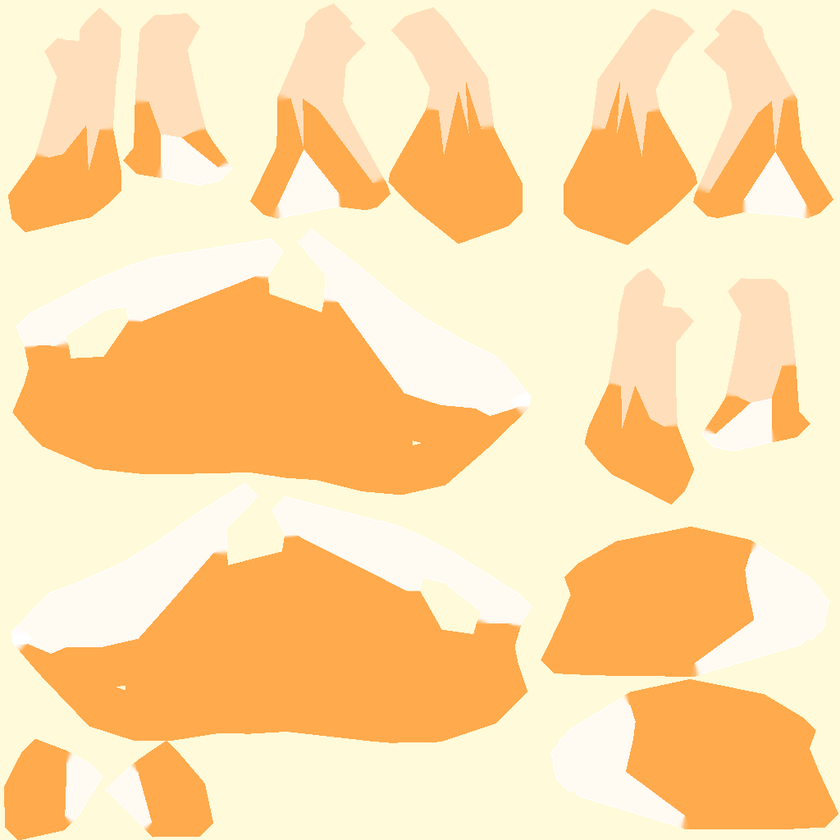
#> input picture assets/fox_tex.png, 840 x 840 px, shrunk from 1024 x 1024 before the run
$ python copy_assets.py ../assets out
#> lines starting #> are read from the running program, lines starting #| are printed output that depends on the picture
import os
import shutil
import sys

from PIL import Image


def convert_png_to_abgr(source_path, dest_path):
    with Image.open(source_path) as img:
        if img.mode != 'RGBA':
            img = img.convert('RGBA')

        r, g, b, a = img.split()
        converted = Image.merge('RGBA', (a, b, g, r))
        converted.save(dest_path, 'PNG')

def copy_assets(source_dir, dest_dir):
#> called with source_dir = '../assets', dest_dir = 'out'
    if not os.path.exists(source_dir):
        print(f"Error: Source directory '{source_dir}' does not exist")
        return 1

    if os.path.exists(dest_dir):
        shutil.rmtree(dest_dir)

    os.makedirs(dest_dir)

    for root, dirs, files in os.walk(source_dir):
        rel_path = os.path.relpath(root, source_dir)
        dest_root = os.path.join(dest_dir, rel_path)

        for dir_name in dirs:
            os.makedirs(os.path.join(dest_root, dir_name), exist_ok=True)

        for file_name in files:
            source_file = os.path.join(root, file_name)
            dest_file = os.path.join(dest_root, file_name)

            if file_name.lower().endswith('.png'):
                convert_png_to_abgr(source_file, dest_file)
#> in convert_png_to_abgr, img is the input picture: PIL image 840x840 RGBA; mean R, G, B, A 255, 205.3, 99.9, 142.2
#> in convert_png_to_abgr, `r, g, b, a = img.split()`: r: PIL image 840x840 L; every value is 255
#> in convert_png_to_abgr, `r, g, b, a = img.split()`:
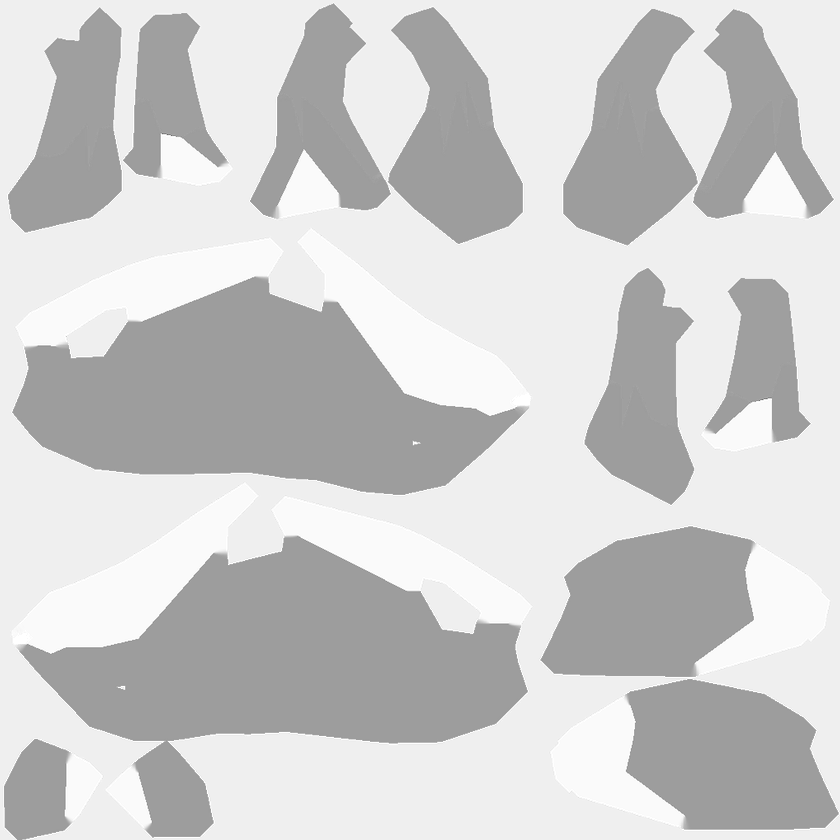
#> g: PIL image 840x840 L; min 100, max 255, mean 205.3
#> in convert_png_to_abgr, `r, g, b, a = img.split()`:
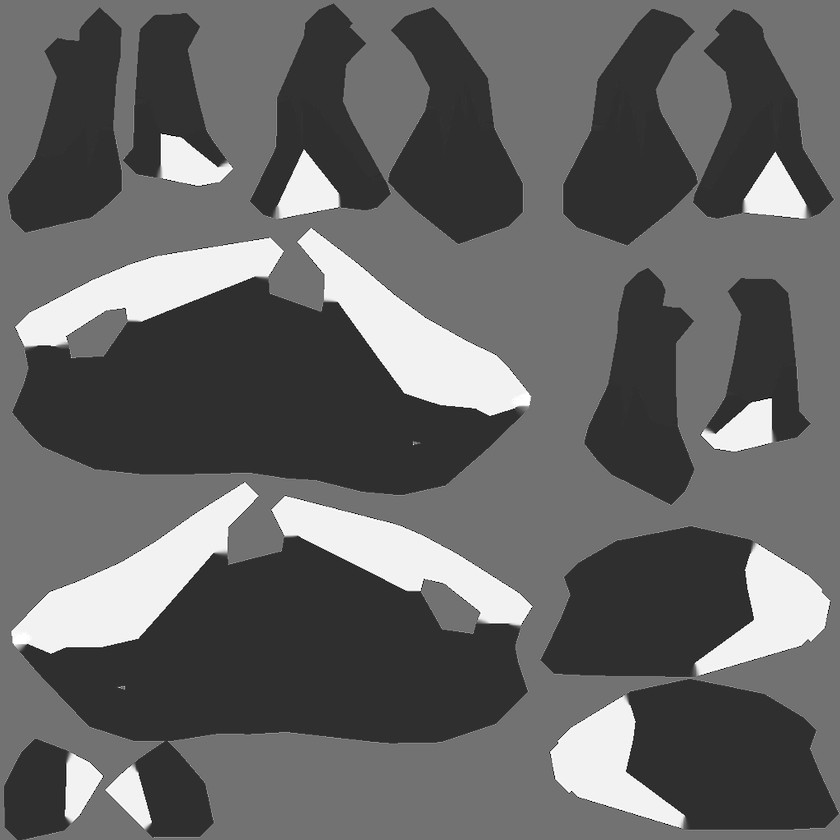
#> b: PIL image 840x840 L; min 0, max 255, mean 99.9
#> in convert_png_to_abgr, `r, g, b, a = img.split()`:
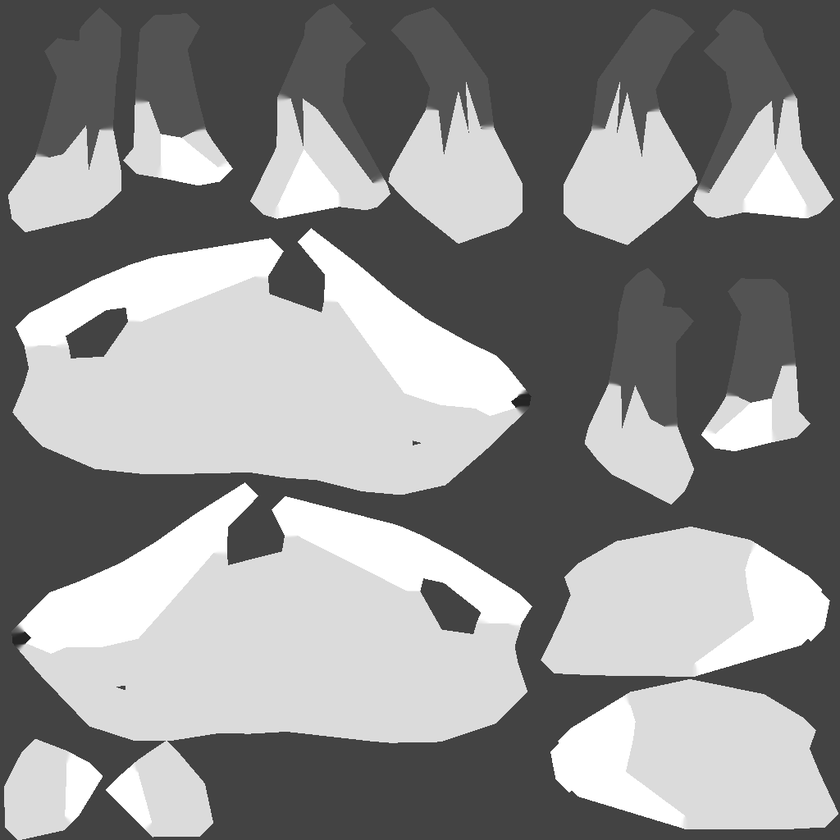
#> a: PIL image 840x840 L; min 15, max 255, mean 142.2
#> in convert_png_to_abgr, `converted = Image.merge('RGBA', (a, b, g, r))`:
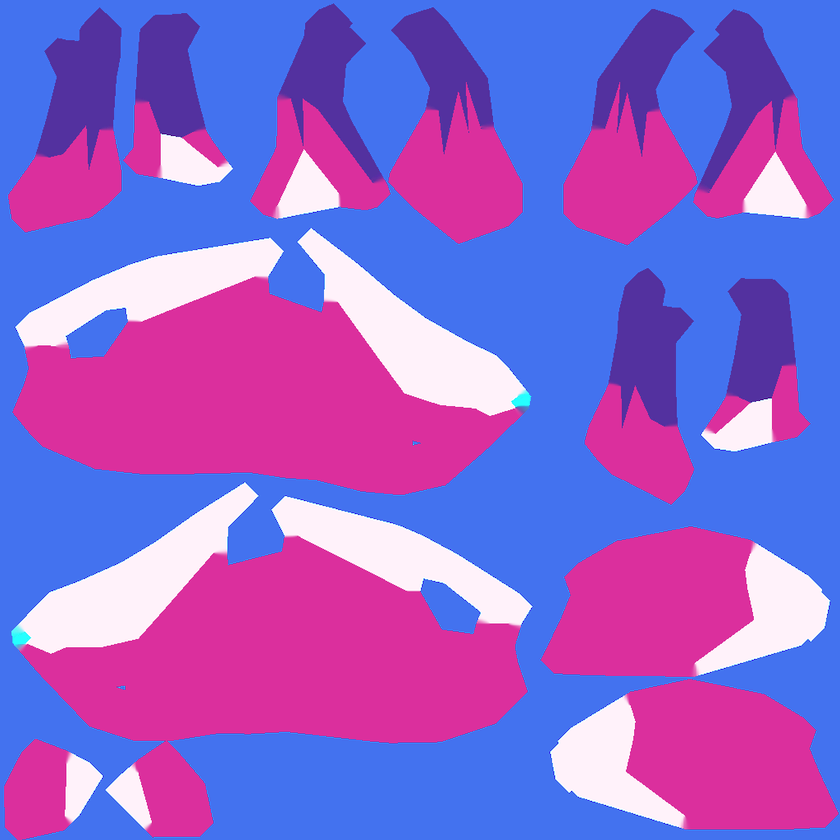
#> converted: PIL image 840x840 RGBA; mean R, G, B, A 142.2, 99.9, 205.3, 255
            else:
                shutil.copy2(source_file, dest_file)

    print(f"Assets copied from '{source_dir}' to '{dest_dir}'")
    return 0

if __name__ == "__main__":
    if len(sys.argv) != 3:
        print("Usage: python copy_assets.py <source_dir> <dest_dir>")
        sys.exit(1)

    source_dir = sys.argv[1]
    dest_dir = sys.argv[2]
    sys.exit(copy_assets(source_dir, dest_dir))
#> (the program exits here)
